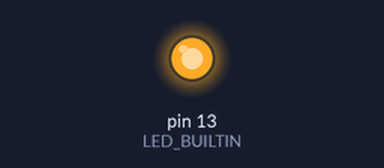
Recording of a sketch running on a simulated Arduino Uno, built with avr-gcc and run on an emulated ATmega328P. Parts: output pins drawn as LEDs (lit = HIGH).

Above: at 0.2 s.
At 12.2 s:
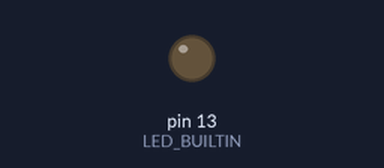
Timing chart, 0 to 16.9 s (numbered marks = the images above):
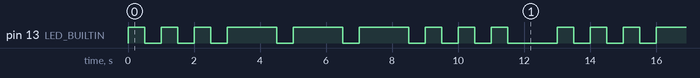

Measured:
- by itself, pin 13 (LED_BUILTIN): repeats every 13.0 s: 2 × (LOW 0.50 s, HIGH 0.50 s), 3 × (LOW 0.50 s, HIGH 1.5 s), 3 × (LOW 0.50 s, HIGH 0.50 s), LOW 1.5 s, HIGH 0.50 s
- by itself, everything shown: repeats every 13.0 s, in 18 steps

The sketch:

SOSBlink.ino
```cpp
void setup() {
  // put your setup code here, to run once:
  pinMode(LED_BUILTIN, OUTPUT);

}

void loop() {
  digitalWrite(LED_BUILTIN, HIGH);   // turn the LED on (HIGH is the voltage level)
  delay(500);                       // wait for a second
  digitalWrite(LED_BUILTIN, LOW);    // turn the LED off by making the voltage LOW
  delay(500);                       // wait for a second
  digitalWrite(LED_BUILTIN, HIGH);   // turn the LED on (HIGH is the voltage level)
  delay(500);                       // wait for a second
  digitalWrite(LED_BUILTIN, LOW);    // turn the LED off by making the voltage LOW
  delay(500);                       // wait for a second
  digitalWrite(LED_BUILTIN, HIGH);   // turn the LED on (HIGH is the voltage level)
  delay(500);                       // wait for a second
  digitalWrite(LED_BUILTIN, LOW);    // turn the LED off by making the voltage LOW
  delay(500);                       // wait for a second
  //single 'S'
  digitalWrite(LED_BUILTIN, HIGH);   // turn the LED on (HIGH is the voltage level)
  delay(1500);                       // wait for a second
  digitalWrite(LED_BUILTIN, LOW);    // turn the LED off by making the voltage LOW
  delay(500);
  digitalWrite(LED_BUILTIN, HIGH);   // turn the LED on (HIGH is the voltage level)
  delay(1500);                       // wait for a second
  digitalWrite(LED_BUILTIN, LOW);    // turn the LED off by making the voltage LOW
  delay(500);
  digitalWrite(LED_BUILTIN, HIGH);   // turn the LED on (HIGH is the voltage level)
  delay(1500);                       // wait for a second
  digitalWrite(LED_BUILTIN, LOW);    // turn the LED off by making the voltage LOW
  delay(500);
  //single 'O'
  digitalWrite(LED_BUILTIN, HIGH);   // turn the LED on (HIGH is the voltage level)
  delay(500);                       // wait for a second
  digitalWrite(LED_BUILTIN, LOW);    // turn the LED off by making the voltage LOW
  delay(500);
  digitalWrite(LED_BUILTIN, HIGH);   // turn the LED on (HIGH is the voltage level)
  delay(500);                       // wait for a second
  digitalWrite(LED_BUILTIN, LOW);    // turn the LED off by making the voltage LOW
  delay(500);
  digitalWrite(LED_BUILTIN, HIGH);   // turn the LED on (HIGH is the voltage level)
  delay(500);                       // wait for a second
  digitalWrite(LED_BUILTIN, LOW);    // turn the LED off by making the voltage LOW
  delay(500);
  //single 'S'
  digitalWrite(LED_BUILTIN, LOW);    // turn the LED off by making the voltage LOW
  delay(1000); // brief interval until next SOS
}
```
